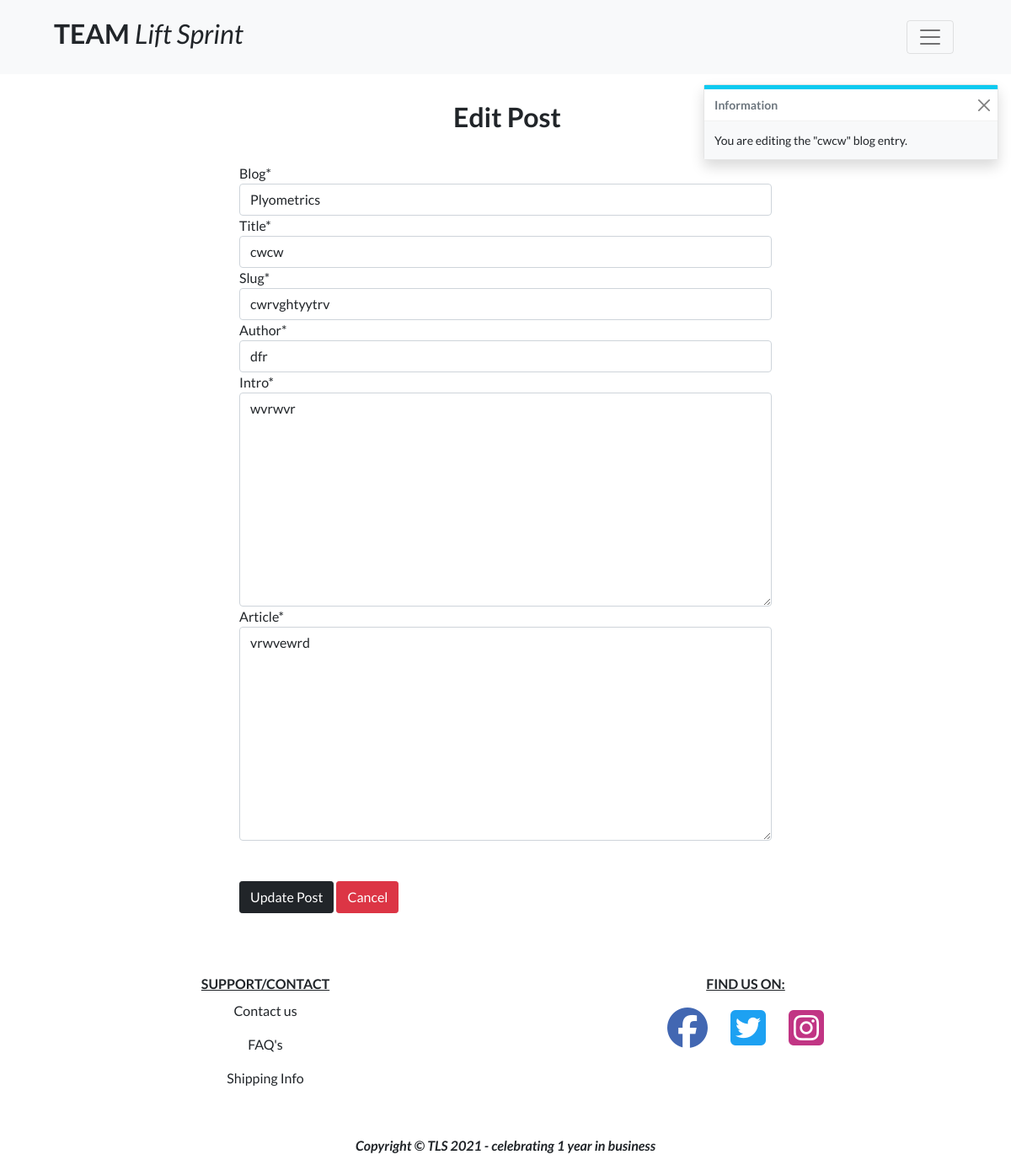
/blog/edit_post/cwrvghtyytrv/ (signed in), run on the app's committed database.
### blog/models.py (models this page shows, shortened)
class Post(models.Model):
    class Meta:
        ordering = ['-date_added']
    blog = models.ForeignKey(
        Blog, related_name="posts", on_delete=models.CASCADE)
    title = models.CharField(max_length=100)
    slug = models.SlugField()
    author = models.CharField(max_length=255)
    intro = models.TextField()
    article = models.TextField()
    date_added = models.DateTimeField(auto_now_add=True)

### blog/views.py (the view)
# urls.py: path('edit_post/<slug:slug>/', views.edit_post, name='edit_post'),
@login_required
def edit_post(request, slug):
    if not request.user.is_superuser:
        messages.error(request, 'Sorry, only the storeowner can do this.')
        return redirect(reverse('home'))
    post = get_object_or_404(Post, slug=slug)
    if request.method == 'POST':
        form = PostForm(request.POST, request.FILES, instance=post)
        if form.is_valid():
            form.save()
            messages.success(request, 'Successfully updated blog post!')
            return redirect(reverse('post_detail', args=[post.slug]))
        else:
            messages.error(
                request, 'Blog edit failure, ensure your entry is correct.')
    else:
        form = PostForm(instance=post)
        messages.info(
            request, f'You are editing the "{post.title}" blog entry')
    template = 'blog/edit_post.html'
    context = {
        'form': form,
        'post': post,
    }
    return render(request, template, context)

### blog/forms.py
class PostForm(forms.ModelForm):
    class Meta:
        model = Post
        fields = '__all__'
    def __init__(self, *args, **kwargs):
        super().__init__(*args, **kwargs)
        self.fields['title'].widget.attrs['autofocus'] = True
        for field in self.fields:
            self.fields[field].widget.attrs['class'] = 'add-product-form-field'

### bag/contexts.py (called while the page is built, shortened)
def bag_contents(request):
    bag_items = []
    total = 0
    product_count = 0
    bag = request.session.get('bag', {})
    if total < settings.FREE_DELIVERY_THRESHOLD:
        delivery = total * Decimal(settings.STANDARD_DELIVERY_PERCENTAGE / 100)
        free_delivery_delta = settings.FREE_DELIVERY_THRESHOLD - total
    else:
        delivery = 0
        free_delivery_delta = 0
    grand_total = delivery + total
    context = {
        'bag_items': bag_items,
        'total': total,
        'product_count': product_count,
        'delivery': delivery,
        'free_delivery_delta': free_delivery_delta,
        'free_delivery_threshold': settings.FREE_DELIVERY_THRESHOLD,
        'grand_total': grand_total,
    }
    return context

### blog/models.py (called while the page is built)
    def __str__(self):
        return self.title

### blog/templates/blog/edit_post.html (shortened to what this page needs)
{% extends "base.html" %}
{% load static %}
{% block page_header %}
    <div class="container position-relative pt-5 p-2 g-0">
    </div>
{% endblock %}
{% block content %}
    <div class="container position-relative pt-5 g-0">
        <div class="row">
            <div class="col">
                <h2 class="fw-bold text-center text-capitalize mb-1 mt-3 ms-1">Edit Post</h2>
            </div>
        </div>
    </div>
    <div class="row mb-5">
        <div class="container col-10">
            <div class="col-lg-8 offset-lg-2 col-xs-12 p-1 p-md-3">
                <form class="mt-3" action="{% url 'edit_post' post.slug %}" method="POST" enctype="multipart/form-data">
                    {% for field in form %}
                        {{ field | as_crispy_field }}
                    {% endfor %}
                    <div class="mt-5">
                        <button class="btn btn-dark rounded-1" type="submit">Update Post</button>
                        <a class="btn btn-danger rounded-1" href="{% url 'blog' %}">Cancel</a>
                    </div>
                </form>
            </div>
        </div>
    </div>
{% endblock %}

### static/css/base.css (style rules this page uses)
html { height: 100%; }
body { font-family: 'Lato'; }

### data on the page
Post: blog "Plyometrics" "cwcw" "cwrvghtyytrv" "dfr" "wvrwvr" "vrwvewrd"

### other printed values
{{ message }} "You are editing the \"cwcw\" blog entry"
